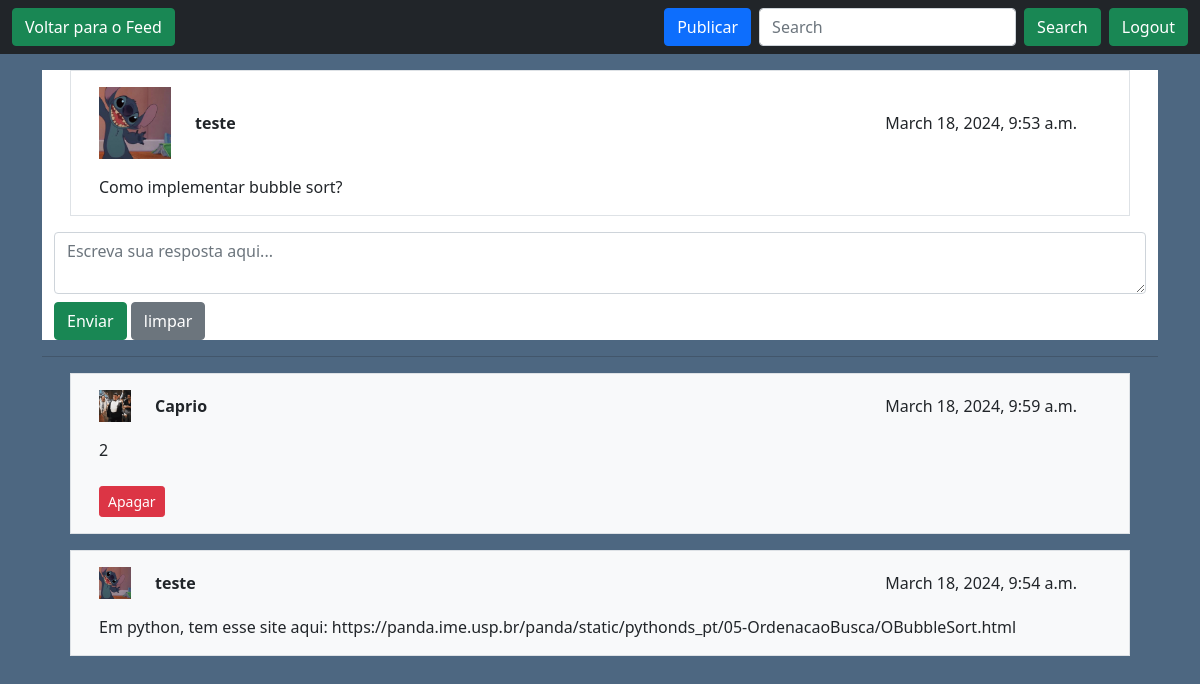
/auth/respostas/2/ (signed in), run on the app's committed database.
### usuarios/models.py (models this page shows, shortened)
class Post(models.Model):
    author = models.ForeignKey(User, on_delete=models.CASCADE, related_name='posts')
    content = models.TextField()
    date = models.DateTimeField(default=timezone.now)
    disciplinas = models.ManyToManyField(Disciplina, related_name='posts')

class Pessoa(models.Model):
    user = models.OneToOneField(User, on_delete=models.CASCADE)
    foto_perfil = models.ImageField(upload_to='perfil/', default='usuarios/static/ppic.png')
    qualificacao = models.CharField(max_length=50)
    semestre = models.IntegerField(null=True, blank=True)
    email = models.EmailField(max_length=254, blank=True, null=True)  # Adicione esta linha para o e-mail

class Respostas(models.Model):
    author = models.ForeignKey(User, related_name='respostas', on_delete=models.CASCADE)
    content = models.TextField(default="")
    date = models.DateTimeField(default=timezone.now)
    post = models.ForeignKey(Post, related_name='respostas', on_delete=models.CASCADE)

### usuarios/views.py (the view)
# urls.py: path('respostas/<int:post_id>/', views.exibir_respostas, name='exibir_respostas'),
def exibir_respostas(request, post_id):
    post = Post.objects.get(id=post_id)
    respostas = Respostas.objects.filter(post=post).order_by('-date')
    context = {'post': post, 'respostas': respostas}
    return render(request, 'respostas.html', context)

### usuarios/templates/respostas.html (shortened to what this page needs)
{% load static %}
<!doctype html>
<html lang="en">
<head>
    <link href="https://cdn.jsdelivr.net/npm/bootstrap@5.0.2/dist/css/bootstrap.min.css" rel="stylesheet"
>
</head>
<body>
    <nav class="navbar navbar-dark bg-dark">
        <div class="container-fluid">
            <a href="{% url 'feed' %}" class="btn btn-success">Voltar para o Feed</a>
            <form class="d-flex" action="{% url 'feed' %}" method="GET">
                <a href="{% url 'auth:publicate' %}" class="btn btn-primary me-2">Publicar</a>
                <input class="form-control me-2" type="search" placeholder="Search" aria-label="Search" name="pesquisa">
                <button class="btn btn-success me-2" type="submit">Search</button>
                <a href="/auth/logout" class="btn btn-success">Logout</a>
            </form>
        </div>
    </nav>
    <div class="container">
        <main class="container bg-white">
            <div class="row m-3 border p-3">
                <div class="row align-items-center">
                    <div class="col-auto">
                        <img src="{% if post.author.pessoa.foto_perfil %}{{ post.author.pessoa.foto_perfil.url }}{% else %}{% static 'usuarios/static/ppic.png' %}{% endif %}" alt="Foto de perfil" width="72px">
                    </div>
                    <div class="col">
                        <strong>{{post.author}}</strong>
                    </div>
                    <div class="col-auto">
                        {{post.date}}
                    </div>
                </div>
                <div class="row mt-3" style="text-align: justify;">
                    <div class="col">
                        {{post.content}}
                    </div>
                </div>
            </div>
            <form action="{% url 'auth:enviar_resposta' post.id %}" method="POST">
                <textarea name="content" class="form-control" placeholder="Escreva sua resposta aqui..." required></textarea>
                <div class="mt-2">
                    <button type="submit" class="btn btn-success">Enviar</button>
                    <button type="reset" class="btn btn-secondary me-2">limpar</button>
                </div>
            </form>
        </main>
        <hr>
        <main class="container">
            {% if respostas %}
            {% for resposta in respostas %}
            <div class="row bg-light m-3 border p-3">
                <div class="row align-items-center">
                    <div class="col-auto">
                        <img src="{% if resposta.author.pessoa.foto_perfil %}{{ resposta.author.pessoa.foto_perfil.url }}{% else %}{% static 'usuarios/static/ppic.png' %}{% endif %}" alt="Foto de perfil" width="32px">
                    </div>
                    <div class="col">
                        <strong>{{resposta.author}}</strong>
                    </div>
                    <div class="col-auto">
                        {{resposta.date}}
                    </div>
                </div>
                <div class="row mt-3" style="text-align: justify;">
                    <div class="col">
                        {{resposta.content}}
                    </div>
                </div>
                <div class="col">
                    {% if request.user == resposta.author or request.user.is_superuser %}
                        <a href="{% url 'auth:delete_comment' resposta.id %}" class="btn btn-danger btn-sm mt-4">Apagar</a>
                    {% endif %}
                </div>
            </div>
            {% endfor %}
            {% else %}
            <div class="row bg-light m-3 border p-3">
                <div class="col">
                    <p>Nenhuma resposta encontrada.</p>
                </div>
            </div>
            {% endif %}
        </main>
</body>
</html>

### usuarios/templates/respostas.html (style rules this page uses)
body { background-color: #4d6781; }

### data on the page
Post: author.foto_perfil (picture), author "teste", date "March 18, 2024, 9:53 a.m.", content "Como implementar bubble sort?"
Respostas: author.foto_perfil (picture), author "Caprio", date "March 18, 2024, 9:59 a.m.", content "2", shows "Apagar"
Respostas: author.foto_perfil (picture), author "teste", date "March 18, 2024, 9:54 a.m.", content "Em python, tem esse site aqui: https://panda.ime.usp.br/panda/static/pythonds_pt/05-OrdenacaoBusca/OBubbleSort.html"
